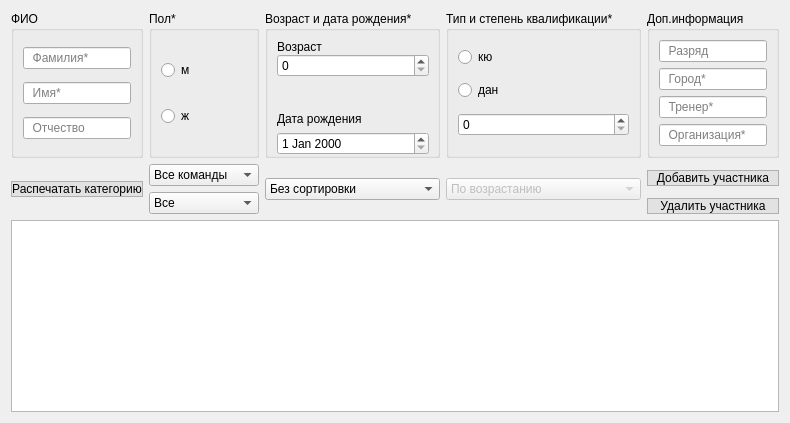
     <widget class="QWidget" name="tab_5">
      <attribute name="title">
       <string>Участники</string>
      </attribute>
      <layout class="QGridLayout" name="gridLayout_8">
       <item row="0" column="0">
        <layout class="QVBoxLayout" name="verticalLayout_13" stretch="0,0">
         <item>
          <layout class="QGridLayout" name="gridLayout_9">
           <item row="0" column="4" rowspan="2">
            <widget class="QGroupBox" name="groupBox_10">
             <property name="title">
              <string>Тип и степень квалификации*</string>
             </property>
             <layout class="QVBoxLayout" name="verticalLayout_23">
              <item>
               <widget class="QRadioButton" name="KU_member">
                <property name="text">
                 <string>кю</string>
                </property>
               </widget>
              </item>
              <item>
               <widget class="QRadioButton" name="Dan_member">
                <property name="text">
                 <string>дан</string>
                </property>
               </widget>
              </item>
              <item>
               <widget class="QSpinBox" name="value_kval_member"/>
              </item>
             </layout>
            </widget>
           </item>
           <item row="0" column="6" rowspan="2" colspan="2">
            <widget class="QGroupBox" name="groupBox_11">
             <property name="title">
              <string>Доп.информация</string>
             </property>
             <layout class="QVBoxLayout" name="verticalLayout_24">
              <item>
               <widget class="QLineEdit" name="stepen_member">
                <property name="placeholderText">
                 <string>  Разряд</string>
                </property>
               </widget>
              </item>
              <item>
               <widget class="QLineEdit" name="city_member">
                <property name="placeholderText">
                 <string>  Город*</string>
                </property>
               </widget>
              </item>
              <item>
               <widget class="QLineEdit" name="trainer_member">
                <property name="placeholderText">
                 <string>  Тренер*</string>
                </property>
               </widget>
              </item>
              <item>
               <widget class="QLineEdit" name="org_member">
                <property name="placeholderText">
                 <string>  Организация*</string>
                </property>
               </widget>
              </item>
             </layout>
            </widget>
           </item>
           <item row="0" column="0" rowspan="2" colspan="2">
            <widget class="QGroupBox" name="groupBox_6">
             <property name="title">
              <string>ФИО</string>
             </property>
             <layout class="QVBoxLayout" name="verticalLayout_21">
              <item>
               <widget class="QLineEdit" name="last_name_member">
                <property name="placeholderText">
                 <string>  Фамилия*</string>
                </property>
               </widget>
              </item>
              <item>
               <widget class="QLineEdit" name="first_name_member">
                <property name="placeholderText">
                 <string>  Имя*</string>
                </property>
               </widget>
              </item>
              <item>
               <widget class="QLineEdit" name="patron_name_member">
                <property name="placeholderText">
                 <string>  Отчество</string>
                </property>
               </widget>
              </item>
             </layout>
            </widget>
           </item>
           <item row="0" column="2" rowspan="2">
            <widget class="QGroupBox" name="groupBox_9">
             <property name="sizePolicy">
              <sizepolicy hsizetype="Minimum" vsizetype="Preferred">
               <horstretch>0</horstretch>
               <verstretch>0</verstretch>
              </sizepolicy>
             </property>
             <property name="title">
              <string>Пол*</string>
             </property>
             <layout class="QVBoxLayout" name="verticalLayout_22">
              <item>
               <widget class="QRadioButton" name="gender_M_member">
                <property name="text">
                 <string>м</string>
                </property>
               </widget>
              </item>
              <item>
               <widget class="QRadioButton" name="gender_J_member">
                <property name="text">
                 <string>ж</string>
                </property>
               </widget>
              </item>
             </layout>
            </widget>
           </item>
           <item row="3" column="2" rowspan="2">
            <widget class="QComboBox" name="categories_box">
             <property name="enabled">
              <bool>true</bool>
             </property>
             <item>
              <property name="text">
               <string>Все</string>
              </property>
             </item>
             <item>
              <property name="text">
               <string>Без категории</string>
              </property>
             </item>
            </widget>
           </item>
           <item row="0" column="3" rowspan="2">
            <widget class="QGroupBox" name="groupBox_13">
             <property name="title">
              <string>Возраст и дата рождения*</string>
             </property>
             <layout class="QVBoxLayout" name="verticalLayout_26" stretch="0,1">
              <property name="spacing">
               <number>0</number>
              </property>
              <property name="rightMargin">
               <number>8</number>
              </property>
              <property name="bottomMargin">
               <number>0</number>
              </property>
              <item>
               <layout class="QVBoxLayout" name="verticalLayout_25">
                <property name="spacing">
                 <number>0</number>
                </property>
                <property name="bottomMargin">
                 <number>10</number>
                </property>
                <item>
                 <widget class="QLabel" name="label_15">
                  <property name="text">
                   <string>Возраст</string>
                  </property>
                 </widget>
                </item>
                <item>
                 <widget class="QSpinBox" name="age_member"/>
                </item>
               </layout>
              </item>
              <item>
               <layout class="QVBoxLayout" name="verticalLayout_27">
                <property name="spacing">
                 <number>2</number>
                </property>
                <property name="topMargin">
                 <number>20</number>
                </property>
                <item>
                 <widget class="QLabel" name="label_16">
                  <property name="text">
                   <string>Дата рождения</string>
                  </property>
                 </widget>
                </item>
                <item>
                 <widget class="QDateEdit" name="data_birthday_member"/>
                </item>
               </layout>
              </item>
             </layout>
            </widget>
           </item>
           <item row="4" column="6" colspan="2">
            <widget class="QPushButton" name="delete_this_member">
             <property name="toolTip">
              <string>&lt;html&gt;&lt;head/&gt;&lt;body&gt;&lt;p&gt;Для удаления участника выделите полную строку&lt;/p&gt;&lt;/body&gt;&lt;/html&gt;</string>
             </property>
             <property name="toolTipDuration">
              <number>0</number>
             </property>
             <property name="styleSheet">
              <string notr="true">QPushButton{
background-color: #e2e2e2;
border:1px solid #afafaf;
}
QPushButton:hover{
background-color: #E0F2FF;
border-color: #80C8FF;
}
QPushButton:pressed{
background-color: #C2E4FF;
border-color: #80C8FF;
}</string>
             </property>
             <property name="text">
              <string>Удалить участника</string>
             </property>
            </widget>
           </item>
           <item row="2" column="2">
            <widget class="QComboBox" name="teams_box">
             <item>
              <property name="text">
               <string>Все команды</string>
              </property>
             </item>
            </widget>
           </item>
           <item row="2" column="0" rowspan="3" colspan="2">
            <widget class="QPushButton" name="create_category">
             <property name="styleSheet">
              <string notr="true">QPushButton{
background-color: #e2e2e2;
border:1px solid #afafaf;
}
QPushButton:hover{
background-color: #E0F2FF;
border-color: #80C8FF;
}
QPushButton:pressed{
background-color: #C2E4FF;
border-color: #80C8FF;
}</string>
             </property>
             <property name="text">
              <string>Распечатать категорию</string>
             </property>
            </widget>
           </item>
           <item row="2" column="3" rowspan="3">
            <widget class="QComboBox" name="sorting_box">
             <property name="enabled">
              <bool>true</bool>
             </property>
             <item>
              <property name="text">
               <string>Без сортировки</string>
              </property>
             </item>
             <item>
              <property name="text">
               <string>По фамилии</string>
              </property>
             </item>
             <item>
              <property name="text">
               <string>По имени</string>
              </property>
             </item>
             <item>
              <property name="text">
               <string>По возрасту</string>
              </property>
             </item>
            </widget>
           </item>
           <item row="2" column="4" rowspan="3">
            <widget class="QComboBox" name="asc_desc_box">
             <property name="enabled">
              <bool>false</bool>
             </property>
             <item>
              <property name="text">
               <string>По возрастанию</string>
              </property>
             </item>
             <item>
              <property name="text">
               <string>По убыванию</string>
              </property>
             </item>
            </widget>
           </item>
           <item row="2" column="6" rowspan="2" colspan="2">
            <widget class="QPushButton" name="add_custom_member">
             <property name="enabled">
              <bool>true</bool>
             </property>
             <property name="styleSheet">
              <string notr="true">QPushButton{
background-color: #e2e2e2;
border:1px solid #afafaf;
}
QPushButton:hover{
background-color: #E0F2FF;
border-color: #80C8FF;
}
QPushButton:pressed{
background-color: #C2E4FF;
border-color: #80C8FF;
}</string>
             </property>
             <property name="text">
              <string>Добавить участника</string>
             </property>
            </widget>
           </item>
          </layout>
         </item>
         <item>
          <widget class="QTableView" name="view_all_members"/>
         </item>
        </layout>
       </item>
      </layout>
     </widget>
